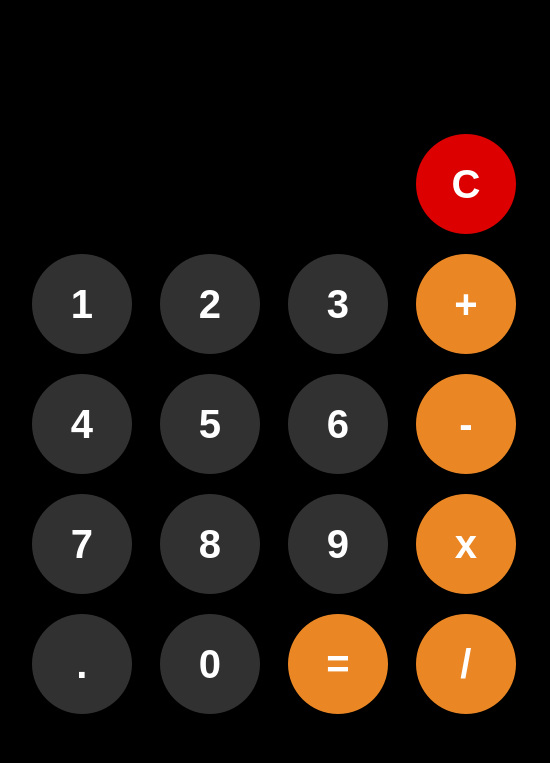
<?xml version="1.0" encoding="UTF-8"?>
<ui version="4.0">
 <class>MainWindow</class>
 <widget class="QMainWindow" name="MainWindow">
  <property name="geometry">
   <rect>
    <x>0</x>
    <y>0</y>
    <width>550</width>
    <height>763</height>
   </rect>
  </property>
  <property name="windowTitle">
   <string>MainWindow</string>
  </property>
  <property name="styleSheet">
   <string notr="true">background-color: rgb(0, 0, 0);</string>
  </property>
  <widget class="QWidget" name="centralwidget">
   <widget class="QWidget" name="">
    <property name="geometry">
     <rect>
      <x>10</x>
      <y>120</y>
      <width>530</width>
      <height>610</height>
     </rect>
    </property>
    <property name="font">
     <font>
      <pointsize>20</pointsize>
      <bold>true</bold>
     </font>
    </property>
    <layout class="QGridLayout" name="gridLayout">
     <item row="1" column="3">
      <widget class="QPushButton" name="add">
       <property name="font">
        <font>
         <family>Segoe UI</family>
         <pointsize>30</pointsize>
         <italic>false</italic>
         <bold>true</bold>
        </font>
       </property>
       <property name="styleSheet">
        <string notr="true">QPushButton
{
	font: 700 30pt &quot;Segoe UI&quot;;
	border:none;
	border-radius:50px;
	background-color: rgb(234, 135, 36);
	color:rgb(255,255,255);
	min-width:100px;
	min-height:100px;
	max-width:100px;
	max-height:100px;
	padding:0;
}</string>
       </property>
       <property name="text">
        <string>+</string>
       </property>
      </widget>
     </item>
     <item row="2" column="1">
      <widget class="QPushButton" name="five">
       <property name="font">
        <font>
         <family>Segoe UI</family>
         <pointsize>30</pointsize>
         <italic>false</italic>
         <bold>true</bold>
        </font>
       </property>
       <property name="styleSheet">
        <string notr="true">QPushButton
{
	font: 700 30pt &quot;Segoe UI&quot;;
	border:none;
	border-radius:50px;
	background-color: rgb(49, 49, 49);
	color:rgb(255,255,255);
	min-width:100px;
	min-height:100px;
	max-width:100px;
	max-height:100px;
	padding:0;
}</string>
       </property>
       <property name="text">
        <string>5</string>
       </property>
      </widget>
     </item>
     <item row="4" column="0">
      <widget class="QPushButton" name="point">
       <property name="font">
        <font>
         <family>Segoe UI</family>
         <pointsize>30</pointsize>
         <italic>false</italic>
         <bold>true</bold>
        </font>
       </property>
       <property name="styleSheet">
        <string notr="true">QPushButton
{
	font: 700 30pt &quot;Segoe UI&quot;;
	border:none;
	border-radius:50px;
	background-color: rgb(49, 49, 49);
	color:rgb(255,255,255);
	min-width:100px;
	min-height:100px;
	max-width:100px;
	max-height:100px;
	padding:0;
}</string>
       </property>
       <property name="text">
        <string>.</string>
       </property>
      </widget>
     </item>
     <item row="2" column="3">
      <widget class="QPushButton" name="minus">
       <property name="font">
        <font>
         <family>Segoe UI</family>
         <pointsize>30</pointsize>
         <italic>false</italic>
         <bold>true</bold>
        </font>
       </property>
       <property name="styleSheet">
        <string notr="true">QPushButton
{
	font: 700 30pt &quot;Segoe UI&quot;;
	border:none;
	border-radius:50px;
	background-color: rgb(234, 135, 36);
	color:rgb(255,255,255);
	min-width:100px;
	min-height:100px;
	max-width:100px;
	max-height:100px;
	padding:0;
}</string>
       </property>
       <property name="text">
        <string>-</string>
       </property>
      </widget>
     </item>
     <item row="1" column="2">
      <widget class="QPushButton" name="three">
       <property name="font">
        <font>
         <family>Segoe UI</family>
         <pointsize>30</pointsize>
         <italic>false</italic>
         <bold>true</bold>
        </font>
       </property>
       <property name="styleSheet">
        <string notr="true">QPushButton
{
	font: 700 30pt &quot;Segoe UI&quot;;
	border:none;
	border-radius:50px;
	background-color: rgb(49, 49, 49);
	color:rgb(255,255,255);
	min-width:100px;
	min-height:100px;
	max-width:100px;
	max-height:100px;
	padding:0;
}</string>
       </property>
       <property name="text">
        <string>3</string>
       </property>
      </widget>
     </item>
     <item row="2" column="0">
      <widget class="QPushButton" name="four">
       <property name="font">
        <font>
         <family>Segoe UI</family>
         <pointsize>30</pointsize>
         <italic>false</italic>
         <bold>true</bold>
        </font>
       </property>
       <property name="styleSheet">
        <string notr="true">QPushButton
{
	font: 700 30pt &quot;Segoe UI&quot;;
	border:none;
	border-radius:50px;
	background-color: rgb(49, 49, 49);
	color:rgb(255,255,255);
	min-width:100px;
	min-height:100px;
	max-width:100px;
	max-height:100px;
	padding:0;
}</string>
       </property>
       <property name="text">
        <string>4</string>
       </property>
      </widget>
     </item>
     <item row="4" column="2">
      <widget class="QPushButton" name="equal">
       <property name="font">
        <font>
         <family>Segoe UI</family>
         <pointsize>30</pointsize>
         <italic>false</italic>
         <bold>true</bold>
        </font>
       </property>
       <property name="styleSheet">
        <string notr="true">QPushButton
{
	font: 700 30pt &quot;Segoe UI&quot;;
	border:none;
	border-radius:50px;
	background-color: rgb(234, 135, 36);
	color:rgb(255,255,255);
	min-width:100px;
	min-height:100px;
	max-width:100px;
	max-height:100px;
	padding:0;
}</string>
       </property>
       <property name="text">
        <string>=</string>
       </property>
      </widget>
     </item>
     <item row="3" column="0">
      <widget class="QPushButton" name="seven">
       <property name="font">
        <font>
         <family>Segoe UI</family>
         <pointsize>30</pointsize>
         <italic>false</italic>
         <bold>true</bold>
        </font>
       </property>
       <property name="styleSheet">
        <string notr="true">QPushButton
{
	font: 700 30pt &quot;Segoe UI&quot;;
	border:none;
	border-radius:50px;
	background-color: rgb(49, 49, 49);
	color:rgb(255,255,255);
	min-width:100px;
	min-height:100px;
	max-width:100px;
	max-height:100px;
	padding:0;
}</string>
       </property>
       <property name="text">
        <string>7</string>
       </property>
      </widget>
     </item>
     <item row="2" column="2">
      <widget class="QPushButton" name="six">
       <property name="font">
        <font>
         <family>Segoe UI</family>
         <pointsize>30</pointsize>
         <italic>false</italic>
         <bold>true</bold>
        </font>
       </property>
       <property name="styleSheet">
        <string notr="true">QPushButton
{
	font: 700 30pt &quot;Segoe UI&quot;;
	border:none;
	border-radius:50px;
	background-color: rgb(49, 49, 49);
	color:rgb(255,255,255);
	min-width:100px;
	min-height:100px;
	max-width:100px;
	max-height:100px;
	padding:0;
}</string>
       </property>
       <property name="text">
        <string>6</string>
       </property>
      </widget>
     </item>
     <item row="3" column="1">
      <widget class="QPushButton" name="eight">
       <property name="font">
        <font>
         <family>Segoe UI</family>
         <pointsize>30</pointsize>
         <italic>false</italic>
         <bold>true</bold>
        </font>
       </property>
       <property name="styleSheet">
        <string notr="true">QPushButton
{
	font: 700 30pt &quot;Segoe UI&quot;;
	border:none;
	border-radius:50px;
	background-color: rgb(49, 49, 49);
	color:rgb(255,255,255);
	min-width:100px;
	min-height:100px;
	max-width:100px;
	max-height:100px;
	padding:0;
}</string>
       </property>
       <property name="text">
        <string>8</string>
       </property>
      </widget>
     </item>
     <item row="4" column="3">
      <widget class="QPushButton" name="divide">
       <property name="font">
        <font>
         <family>Segoe UI</family>
         <pointsize>30</pointsize>
         <italic>false</italic>
         <bold>true</bold>
        </font>
       </property>
       <property name="styleSheet">
        <string notr="true">QPushButton
{
	font: 700 30pt &quot;Segoe UI&quot;;
	border:none;
	border-radius:50px;
	background-color: rgb(234, 135, 36);
	color:rgb(255,255,255);
	min-width:100px;
	min-height:100px;
	max-width:100px;
	max-height:100px;
	padding:0;
}</string>
       </property>
       <property name="text">
        <string>/</string>
       </property>
      </widget>
     </item>
     <item row="3" column="3">
      <widget class="QPushButton" name="multiply">
       <property name="font">
        <font>
         <family>Segoe UI</family>
         <pointsize>30</pointsize>
         <italic>false</italic>
         <bold>true</bold>
        </font>
       </property>
       <property name="styleSheet">
        <string notr="true">QPushButton
{
	font: 700 30pt &quot;Segoe UI&quot;;
	border:none;
	border-radius:50px;
	background-color: rgb(234, 135, 36);
	color:rgb(255,255,255);
	min-width:100px;
	min-height:100px;
	max-width:100px;
	max-height:100px;
	padding:0;
}</string>
       </property>
       <property name="text">
        <string>x</string>
       </property>
      </widget>
     </item>
     <item row="1" column="1">
      <widget class="QPushButton" name="two">
       <property name="font">
        <font>
         <family>Segoe UI</family>
         <pointsize>30</pointsize>
         <italic>false</italic>
         <bold>true</bold>
        </font>
       </property>
       <property name="styleSheet">
        <string notr="true">QPushButton
{
	font: 700 30pt &quot;Segoe UI&quot;;
	border:none;
	border-radius:50px;
	background-color: rgb(49, 49, 49);
	color:rgb(255,255,255);
	min-width:100px;
	min-height:100px;
	max-width:100px;
	max-height:100px;
	padding:0;
}</string>
       </property>
       <property name="text">
        <string>2</string>
       </property>
      </widget>
     </item>
     <item row="1" column="0">
      <widget class="QPushButton" name="one">
       <property name="enabled">
        <bool>true</bool>
       </property>
       <property name="font">
        <font>
         <family>Segoe UI</family>
         <pointsize>30</pointsize>
         <italic>false</italic>
         <bold>true</bold>
        </font>
       </property>
       <property name="styleSheet">
        <string notr="true">QPushButton
{
	font: 700 30pt &quot;Segoe UI&quot;;
	border:none;
	border-radius:50px;
	background-color: rgb(49, 49, 49);
	color:rgb(255,255,255);
	min-width:100px;
	min-height:100px;
	max-width:100px;
	max-height:100px;
	padding:0;
}</string>
       </property>
       <property name="text">
        <string>1</string>
       </property>
      </widget>
     </item>
     <item row="3" column="2">
      <widget class="QPushButton" name="nine">
       <property name="font">
        <font>
         <family>Segoe UI</family>
         <pointsize>30</pointsize>
         <italic>false</italic>
         <bold>true</bold>
        </font>
       </property>
       <property name="styleSheet">
        <string notr="true">QPushButton
{
	font: 700 30pt &quot;Segoe UI&quot;;
	border:none;
	border-radius:50px;
	background-color: rgb(49, 49, 49);
	color:rgb(255,255,255);
	min-width:100px;
	min-height:100px;
	max-width:100px;
	max-height:100px;
	padding:0;
}</string>
       </property>
       <property name="text">
        <string>9</string>
       </property>
      </widget>
     </item>
     <item row="4" column="1">
      <widget class="QPushButton" name="zero">
       <property name="font">
        <font>
         <family>Segoe UI</family>
         <pointsize>30</pointsize>
         <italic>false</italic>
         <bold>true</bold>
        </font>
       </property>
       <property name="styleSheet">
        <string notr="true">QPushButton
{
	font: 700 30pt &quot;Segoe UI&quot;;
	border:none;
	border-radius:50px;
	background-color: rgb(49, 49, 49);
	color:rgb(255,255,255);
	min-width:100px;
	min-height:100px;
	max-width:100px;
	max-height:100px;
	padding:0;
}</string>
       </property>
       <property name="text">
        <string>0</string>
       </property>
      </widget>
     </item>
     <item row="0" column="3">
      <widget class="QPushButton" name="clear">
       <property name="font">
        <font>
         <family>Segoe UI</family>
         <pointsize>30</pointsize>
         <italic>false</italic>
         <bold>true</bold>
        </font>
       </property>
       <property name="styleSheet">
        <string notr="true">QPushButton

{
	
	font: 700 30pt &quot;Segoe UI&quot;;
	border:none;
	border-radius:50px;
	background-color: rgb(221, 0, 0);
	color:rgb(255,255,255);
	min-width:100px;
	min-height:100px;
	max-width:100px;
	max-height:100px;
	padding:0;
}</string>
       </property>
       <property name="text">
        <string>C</string>
       </property>
      </widget>
     </item>
     <item row="0" column="0" colspan="3">
      <widget class="QLineEdit" name="lineEdit_2">
       <property name="font">
        <font>
         <family>Arial</family>
         <pointsize>35</pointsize>
         <bold>true</bold>
        </font>
       </property>
       <property name="styleSheet">
        <string notr="true">QLineEdit
{
	border:none;
	color:rgb(255,255,255);
	
}</string>
       </property>
       <property name="text">
        <string/>
       </property>
      </widget>
     </item>
    </layout>
   </widget>
   <widget class="QLineEdit" name="lineEdit">
    <property name="geometry">
     <rect>
      <x>30</x>
      <y>20</y>
      <width>491</width>
      <height>81</height>
     </rect>
    </property>
    <property name="font">
     <font>
      <family>Arial</family>
      <pointsize>35</pointsize>
      <bold>true</bold>
     </font>
    </property>
    <property name="styleSheet">
     <string notr="true">QLineEdit
{
	border:none;
	color:rgb(255,255,255);
	
}</string>
    </property>
    <property name="text">
     <string/>
    </property>
   </widget>
  </widget>
  <widget class="QStatusBar" name="statusbar"/>
 </widget>
 <resources/>
 <connections/>
</ui>
